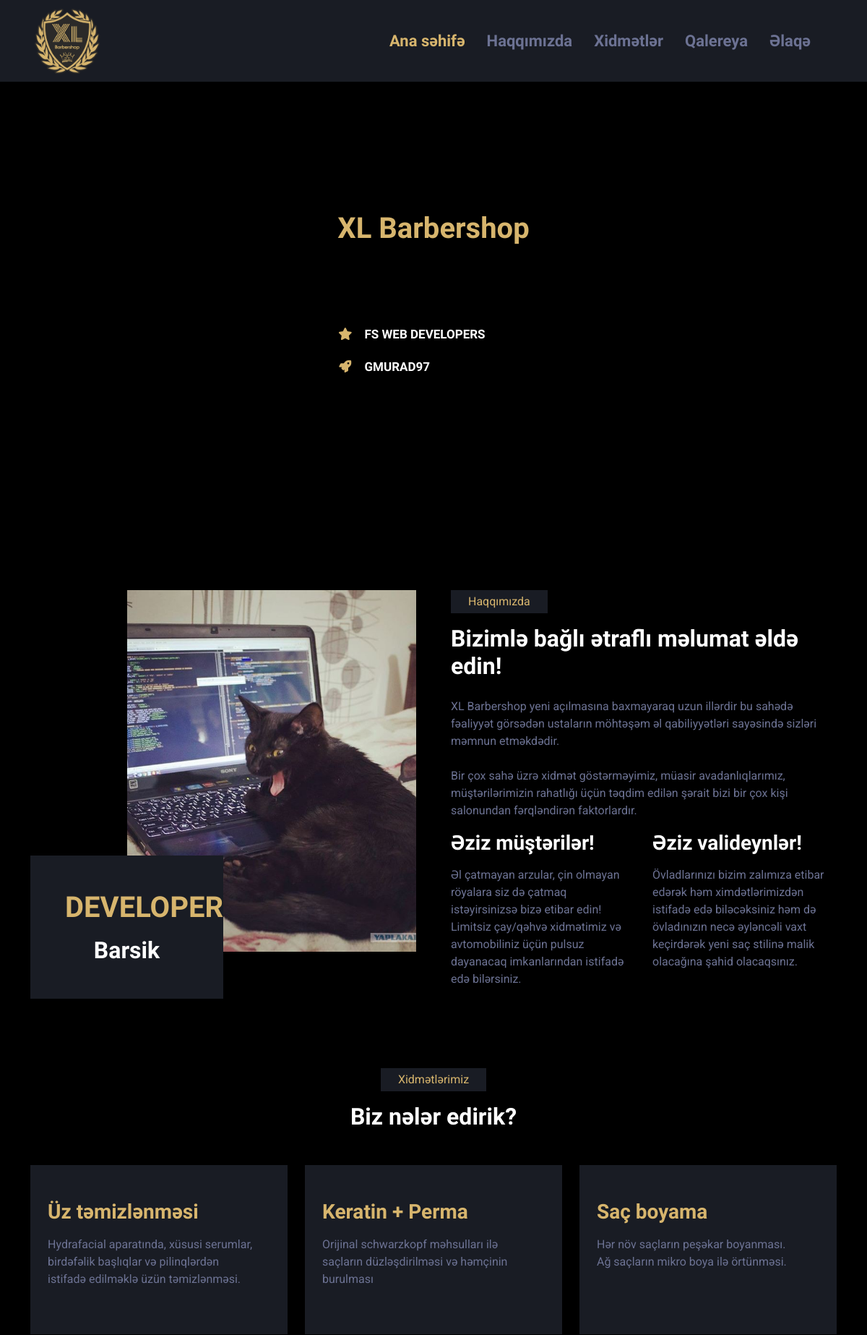
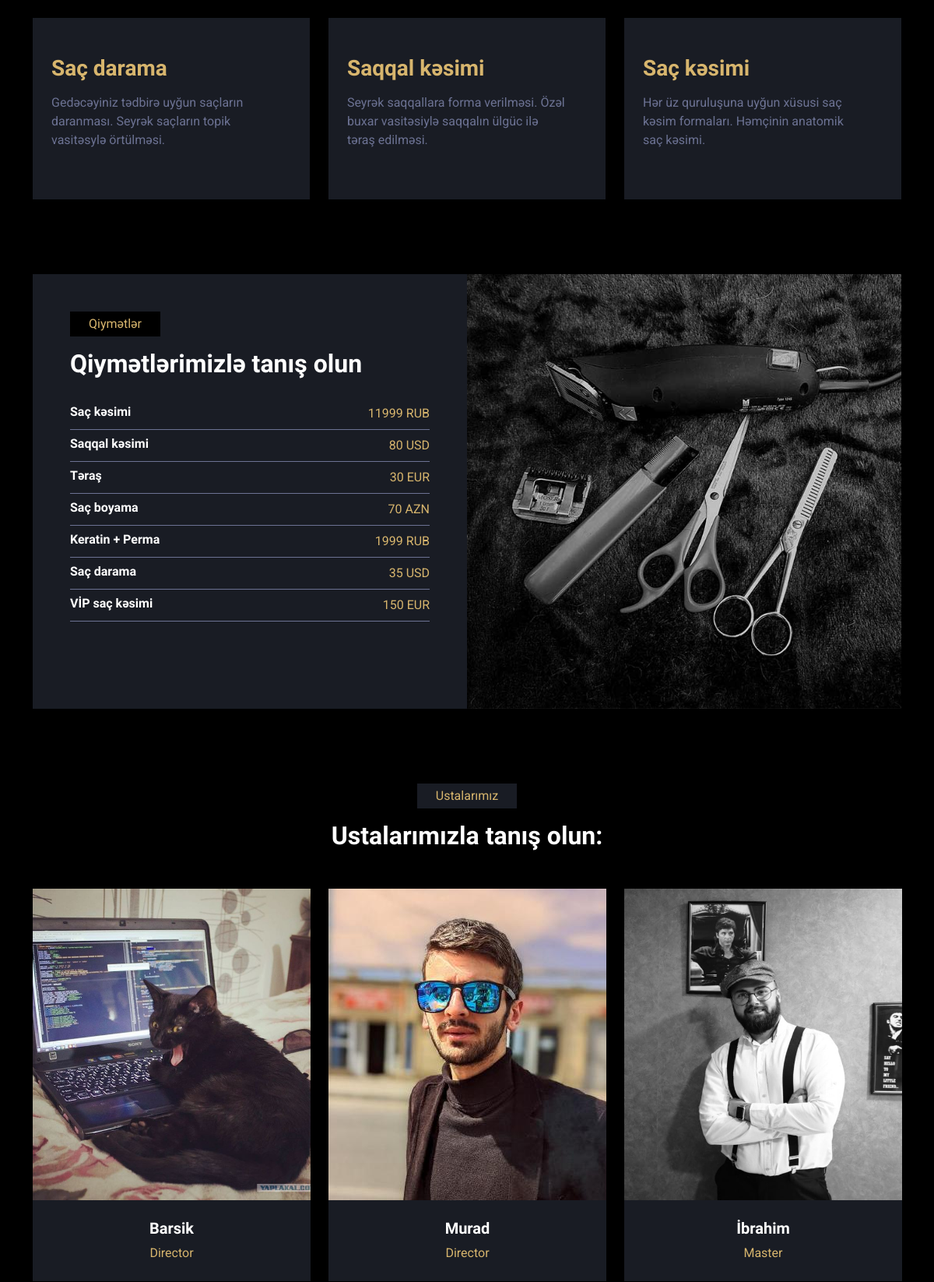
The page / (upper part) on the database its author committed (2 pictures, top to bottom).
### tables this page shows
CREATE TABLE `logo` (
  `l_id` int(11) NOT NULL,
  `logo_img` varchar(255) NOT NULL
);

CREATE TABLE `header_lending` (
  `hl_id` int(11) NOT NULL,
  `hl_video` varchar(255) NOT NULL,
  `hl_base_h1_text` varchar(255) NOT NULL,
  `hl_first_select_icon` varchar(255) NOT NULL,
  `hl_first_p_text` varchar(255) NOT NULL,
  `hl_second_select_icon` varchar(255) NOT NULL,
  `hl_second_p_text` varchar(255) NOT NULL
);

CREATE TABLE `about_us` (
  `au_id` int(11) NOT NULL,
  `au_img` varchar(255) NOT NULL,
  `au_img_first_text` varchar(255) NOT NULL,
  `au_img_second_text` varchar(255) NOT NULL,
  `au_desc_base_h1_text` varchar(255) NOT NULL,
  `au_desc_base_p_text` longtext NOT NULL,
  `au_desc_left_h1_text` varchar(255) NOT NULL,
  `au_desc_left_p_text` longtext NOT NULL,
  `au_desc_right_h1_text` varchar(255) NOT NULL,
  `au_desc_right_p_text` longtext NOT NULL
);

CREATE TABLE `services` (
  `s_id` int(11) NOT NULL,
  `s_h1_text` varchar(255) NOT NULL,
  `s_p_text` varchar(255) NOT NULL
);

CREATE TABLE `price` (
  `p_id` int(11) NOT NULL,
  `p_base_h1_text` varchar(255) NOT NULL,
  `p_arr_text` varchar(255) NOT NULL,
  `p_arr_value` varchar(255) NOT NULL,
  `p_arr_currency` varchar(255) NOT NULL,
  `p_img` varchar(255) NOT NULL
);

CREATE TABLE `team` (
  `t_uid` int(11) NOT NULL,
  `t_firstname` varchar(255) DEFAULT NULL,
  `t_lastname` varchar(255) DEFAULT NULL,
  `t_description` longtext DEFAULT NULL,
  `t_experience` varchar(255) DEFAULT NULL,
  `t_email` varchar(255) DEFAULT NULL,
  `t_mobile` varchar(255) DEFAULT NULL,
  `t_position` varchar(255) DEFAULT NULL,
  `t_whatsapp` varchar(255) DEFAULT NULL,
  `t_facebook` varchar(255) DEFAULT NULL,
  `t_instagram` varchar(255) DEFAULT NULL,
  `t_telegram` varchar(255) DEFAULT NULL,
  `t_youtube` varchar(255) DEFAULT NULL,
  `t_status` varchar(255) DEFAULT NULL,
  `t_img` varchar(255) DEFAULT NULL,
  `t_created_date` varchar(255) NOT NULL
);

### application/controllers/UserController.php (called while the page is built, shortened)
<?php
class UserController extends CI_Controller
{
    public function __construct()
    {
        $this->load->model("UserModel");
    }
    public function xlb_user_index()
    {
        $data["team_get_db"]            = $this->UserModel->team_get_db();
        $data["about_us_get_db"]        = $this->UserModel->about_us_get_db();
        $data["services_get_db"]        = $this->UserModel->services_get_db();
        $data["logo_get_db"]            = $this->UserModel->logo_get_db();
        $data["header_lending_get_db"]  = $this->UserModel->header_lending_get_db();
        $data["price_get_db"]           = $this->UserModel->price_get_db();
        $data["working_hours_get_db"]   = $this->UserModel->working_hours_get_db();
        $data["testimonial_get_db"]     = $this->UserModel->testimonial_get_db();
        $data["footer_get_db"]          = $this->UserModel->footer_get_db();
        $this->load->view("user/Index", $data);
    }
}

### index.php (called while the page is built, shortened)
<?php
require_once BASEPATH . 'core/CodeIgniter.php';

### application/models/UserModel.php (called while the page is built, shortened)
<?php
class UserModel extends CI_Model
{
    public function team_get_db()
    {
        return $this->db->select("t_firstname,t_position,
                        t_email,t_mobile,
                        t_whatsapp,t_instagram,
                        t_youtube,t_facebook,
                        t_telegram,t_img,t_status")->where("t_status", "active")->limit(6)->get("team")->result_array();
    }
    public function about_us_get_db()
    {
        return $this->db->order_by("au_id", "DESC")->limit(1)->get("about_us")->row_array();
    }
    public function services_get_db()
    {
        return $this->db->order_by("s_id", "DESC")->get("services")->result_array();
    }
    public function logo_get_db()
    {
        return $this->db->order_by("l_id", "DESC")->limit(1)->get("logo")->row_array();
    }
    public function header_lending_get_db()
    {
        return $this->db->order_by("hl_id", "DESC")->limit(1)->get("header_lending")->row_array();
    }
    public function price_get_db()
    {
        return $this->db->order_by("p_id", "DESC")->limit(1)->get("price")->row_array();
    }
}

### application/views/user/Index.php (the view, shortened to what this page needs)
<?php $this->load->view("user/includes/HeadLinks"); ?>
<?php $this->load->view("user/includes/Preloader"); ?>
<?php $this->load->view("user/includes/Navbar"); ?>
<?php if ($header_lending_get_db) { ?>
    <div class="container-fluid p-0 mb-5 wow fadeIn" data-wow-delay="0.1s">
        <div id="header-carousel" class="carousel slide" data-bs-ride="carousel">
            <div class="carousel-inner">
                <div class="carousel-item active">
                    <video autoplay muted loop id="myVideo" style="width:100%;" src="<?php echo base_url('file_manager/header_lending/') . $header_lending_get_db["hl_video"]; ?>"></video>
                    <div class="carousel-caption d-flex align-items-center justify-content-center text-start">
                        <div class="mx-sm-5 px-5" style="max-width: 900px;">
                            <h1 style="color: #D7B56D !important" class="text-center mb-3"><?php echo $header_lending_get_db["hl_base_h1_text"]; ?></h1><br><br><br><br>
                            <h3 style="font-size: 17px !important" class="text-white mb-4 animated slideInDown"><i style="color: #D7B56D !important" class="<?php echo $header_lending_get_db["hl_first_select_icon"]; ?> text-primary me-3"></i><?php echo $header_lending_get_db["hl_first_p_text"]; ?></h3>
                            <h3 style="font-size: 17px !important" class="text-white mb-4 animated slideInDown"><i style="color: #D7B56D !important" class="<?php echo $header_lending_get_db["hl_second_select_icon"]; ?> text-primary me-3"></i><?php echo $header_lending_get_db["hl_second_p_text"]; ?></h3>
                        </div>
                    </div>
                </div>
            </div>
        </div>
    </div>
<?php } ?>
<?php if ($about_us_get_db) { ?>
    <div class="container-xxl py-5">
        <div class="container">
            <div class="row g-5">
                <div class="col-lg-6 wow fadeIn" data-wow-delay="0.1s">
                    <div class="d-flex flex-column">
                        <img style="height: 500px;object-fit: cover;" class="img-fluid w-75 align-self-end" src="<?php echo base_url('file_manager/about_us/') . $about_us_get_db["au_img"]; ?>" alt="">
                        <div class="w-50 bg-secondary p-5" style="margin-top: -25%;">
                            <div style="text-align:center;">
                                <h1 style="color: #D7B56D !important;" class="text-primary mb-3"><?php echo $about_us_get_db["au_img_first_text"]; ?></h1>
                                <h2 class="mb-0"><?php echo $about_us_get_db["au_img_second_text"]; ?></h2>
                            </div>
                        </div>
                    </div>
                </div>
                <div class="col-lg-6 wow fadeIn" data-wow-delay="0.5s">
                    <p style="color: #D7B56D !important" class="d-inline-block bg-secondary text-primary py-1 px-4">Haqqımızda</p>
                    <h2 class="mb-4"><?php echo $about_us_get_db["au_desc_base_h1_text"]; ?></h2>
                    <p style="white-space: pre-wrap;"><?php echo $about_us_get_db["au_desc_base_p_text"]; ?></p>
                    <div class="row g-4">
                        <div class="col-md-6">
                            <h3 class="mb-3"><?php echo $about_us_get_db["au_desc_left_h1_text"]; ?></h3>
                            <p class="mb-0"><?php echo $about_us_get_db["au_desc_left_p_text"]; ?></p>
                        </div>
                        <div class="col-md-6">
                            <h3 class="mb-3"><?php echo $about_us_get_db["au_desc_right_h1_text"]; ?></h3>
                            <p class="mb-0"><?php echo $about_us_get_db["au_desc_right_p_text"]; ?></p>
                        </div>
                    </div>
                </div>
            </div>
        </div>
    </div>
<?php } ?>
<?php if ($services_get_db) { ?>
    <div class="container-xxl py-5">
        <div class="container">
            <div class="text-center mx-auto mb-5 wow fadeInUp" data-wow-delay="0.1s" style="max-width: 600px;">
                <p style="color: #D7B56D !important" class="d-inline-block bg-secondary text-primary py-1 px-4">Xidmətlərimiz</p>
                <h2>Biz nələr edirik?</h2>
            </div>
            <div class="row g-4">
                <?php foreach ($services_get_db as $services_get_db_item) { ?>
                    <div class="col-lg-4 col-md-6 wow fadeInUp" data-wow-delay="0.1s">
                        <div class="service-item position-relative overflow-hidden bg-secondary d-flex h-100 p-5 ps-0">
                            <div class="ps-4">
                                <h3 style="color: #D7B56D !important" class="mb-3"><?php echo $services_get_db_item["s_h1_text"]; ?></h3>
                                <p><?php echo $services_get_db_item["s_p_text"]; ?></p>
                            </div>
                        </div>
                    </div>
                <?php } ?>
            </div>
        </div>
    </div>
<?php } ?>
<?php if ($price_get_db) { ?>
    <div class="container-xxl py-5">
        <div class="container">
            <div class="row g-0">
                <div class="col-lg-6 wow fadeIn" data-wow-delay="0.1s">
                    <div class="bg-secondary h-100 d-flex flex-column justify-content-start p-5">
                        <p style="color: #D7B56D !important" class="d-inline-flex bg-dark text-primary py-1 px-4 me-auto">Qiymətlər</p>
                        <h2 class="mb-4"><?php echo $price_get_db["p_base_h1_text"]; ?></h2>
                        <div>
                            <?php
                            for ($price_index = 0; $price_index < count(explode("[price_separator_text]", $price_get_db["p_arr_text"])); $price_index++) { ?>
                                <div class="d-flex justify-content-between border-bottom py-2">
                                    <h6 class="mb-0"><?php echo explode("[price_separator_text]", $price_get_db["p_arr_text"])[$price_index]; ?></h6>
                                    <span style="color: #D7B56D !important; text-transform:uppercase;" class="text-primary"><?php echo explode("[price_separator_value]", $price_get_db["p_arr_value"])[$price_index] . " " . explode("[price_separator_currency]", $price_get_db["p_arr_currency"])[$price_index]; ?></span>
                                </div>
                            <?php } ?>
                        </div>
                    </div>
                </div>
                <div class="col-lg-6 wow fadeIn" data-wow-delay="0.5s">
                    <div class="h-100">
                        <img class="img-fluid h-100" src="<?php echo base_url('file_manager/price/') . $price_get_db["p_img"]; ?>" alt="">
                    </div>
                </div>
            </div>
        </div>
    </div>
<?php } ?>
<?php if ($team_get_db) { ?>
    <div class="container-xxl py-5">
        <div class="container">
            <div class="text-center mx-auto mb-5 wow fadeInUp" data-wow-delay="0.1s" style="max-width: 600px;">
                <p style="color: #D7B56D !important" class="d-inline-block bg-secondary text-primary py-1 px-4">Ustalarımız</p>
                <h2>Ustalarımızla tanış olun:</h2>
            </div>
            <div class="row g-4 justify-content-center">
                <?php foreach ($team_get_db as $team_get_db_key) { ?>
                    <div class="col-lg-4 col-md-6 wow fadeInUp" data-wow-delay="0.5s">
                        <div class="team-item">
                            <div class="team-img position-relative overflow-hidden">
                            </div>
                            <div class="bg-secondary text-center p-4">
                                <h5><?php echo $team_get_db_key["t_firstname"]; ?></h5>
                                <span style="color: #D7B56D !important" class="text-primary text-capitalize"><?php echo $team_get_db_key["t_position"]; ?></span>
                            </div>
                        </div>
                    </div>
                <?php } ?>
            </div>
        </div>
    </div>
<?php } ?>

### application/views/user/includes/Navbar.php (shortened to what this page needs)
<nav class="navbar navbar-expand-lg bg-secondary navbar-dark sticky-top py-lg-0 px-lg-5 wow fadeIn" data-wow-delay="0.1s">
    <?php if ($logo_get_db) { ?>
        <a href="<?php echo base_url('index'); ?>" class="navbar-brand ms-4 ms-lg-0">
            <img style="width: 90px; height: 90px !important" src="<?php echo base_url('file_manager/logo/') . $logo_get_db["logo_img"]; ?>">
        </a>
    <?php } ?>
    <div class="collapse navbar-collapse" id="navbarCollapse">
        <div class="navbar-nav ms-auto p-4 p-lg-0">
            <?php $segmentControl = $this->uri->segment(1); ?>
            <a href="<?php echo base_url('index'); ?>" class="nav-item nav-link <?php if ($segmentControl == 'index' || $segmentControl == '') { ?> active <?php } ?>">Ana səhifə</a>
            <a href="<?php echo base_url('about'); ?>" class="nav-item nav-link <?php if ($segmentControl == 'about') { ?> active <?php } ?>">Haqqımızda</a>
            <a href="<?php echo base_url('service'); ?>" class="nav-item nav-link <?php if ($segmentControl == 'service') { ?> active <?php } ?>">Xidmətlər</a>
            <a href="<?php echo base_url('gallery'); ?>" class="nav-item nav-link <?php if ($segmentControl == 'gallery') { ?> active <?php } ?>">Qalereya</a>
            <a href="<?php echo base_url('contact'); ?>" class="nav-item nav-link <?php if ($segmentControl == 'contact') { ?> active <?php } ?>">Əlaqə</a>
        </div>
    </div>
</nav>

### public/user/assets/css/style.css (style rules this page uses)
:root { --primary: #EB1616; --secondary: #191C24; --light: #6C7293; --dark: #000000; }
.navbar .navbar-nav .nav-link { margin-right: 30px; padding: 40px 0; color: var(--light); font-family: 'Oswald', sans-serif; font-size: 22px; font-weight: 600; outline: none; }
.navbar .navbar-nav .nav-link:hover, .navbar .navbar-nav .nav-link.active { color: #D7B56D !important; }
.navbar.sticky-top { top: -100px; transition: .5s; }
.carousel-caption { top: 0; left: 0; right: 0; bottom: 0; background: rgba(0, 0, 0, .77); z-index: 1; }
.team-item { width: calc(100% + 1px) !important; }
.team-item .team-img::before, .team-item .team-img::after { position: absolute; content: ""; width: 0; height: 100%; top: 0; left: 0; background: rgba(0, 0, 0, .85); transition: .5s; }
.team-item .team-img::after { left: auto; right: 0; }

### rows shown on the page
logo: logo_img (picture)
header_lending: hl_base_h1_text "XL Barbershop", hl_first_p_text "FS WEB DEVELOPERS", hl_second_p_text "GMURAD97"
about_us: au_img (picture), au_img_first_text "DEVELOPER", au_img_second_text "Barsik", au_desc_base_h1_text "Bizimlə bağlı ətraflı məlumat əldə edin!", au_desc_base_p_text "XL Barbershop yeni açılmasına baxmayaraq uzun illərdir bu sahədə fəaliyyət görsədən ustaların möhtəşəm əl qabiliyyətləri sayəsində sizləri məmnun etməkdədir. Bir çox sahə üzrə xidmət göstərməyimiz, müasir avadanlıqlarımız, müştərilərimizin rahatlığı üçün təqdim edilən şərait bizi bir çox kişi salonundan fərqləndirən faktorlardır.", au_desc_left_h1_text "Əziz müştərilər!", au_desc_left_p_text "Əl çatmayan arzular, çin olmayan röyalara siz də çatmaq istəyirsinizsə bizə etibar edin! Limitsiz çay/qəhvə xidmətimiz və avtomobiliniz üçün pulsuz dayanacaq imkanlarından istifadə edə bilərsiniz.", au_desc_right_h1_text "Əziz valideynlər!", au_desc_right_p_text "Övladlarınızı bizim zalımıza etibar edərək həm ximdətlərimizdən istifadə edə biləcəksiniz həm də övladınızın necə əyləncəli vaxt keçirdərək yeni saç stilinə malik olacağına şahid olacaqsınız."
services: s_h1_text "Üz təmizlənməsi", s_p_text "Hydrafacial aparatında, xüsusi serumlar, birdəfəlik başlıqlar və pilinqlərdən istifadə edilməklə üzün təmizlənməsi."
services: s_h1_text "Keratin + Perma", s_p_text "Orijinal schwarzkopf məhsulları ilə saçların düzləşdirilməsi və həmçinin burulması"
services: s_h1_text "Saç boyama", s_p_text "Hər növ saçların peşəkar boyanması. Ağ saçların mikro boya ilə örtünməsi."
services: s_h1_text "Saç darama", s_p_text "Gedəcəyiniz tədbirə uyğun saçların daranması. Seyrək saçların topik vasitəsylə örtülməsi."
services: s_h1_text "Saqqal kəsimi", s_p_text "Seyrək saqqallara forma verilməsi. Özəl buxar vasitəsiylə saqqalın ülgüc ilə təraş edilməsi."
services: s_h1_text "Saç kəsimi", s_p_text "Hər üz quruluşuna uyğun xüsusi saç kəsim formaları. Həmçinin anatomik saç kəsimi."
price: p_base_h1_text "Qiymətlərimizlə tanış olun", p_arr_text "Saç kəsimi", p_arr_value "11999", p_arr_currency "RUB", p_arr_text "Saqqal kəsimi", p_arr_value "80", p_arr_currency "USD", p_arr_text "Təraş", p_arr_value "30", p_arr_currency "EUR", p_arr_text "Saç boyama", p_arr_value "70", p_arr_currency "AZN", p_arr_text "Keratin + Perma", p_arr_value "1999", p_arr_text "Saç darama", p_arr_value "35", p_arr_text "VİP saç kəsimi", p_arr_value "150", p_img (picture)
team: t_firstname "Barsik", t_position "Director"
team: t_firstname "Murad", t_position "Director"
team: t_firstname "İbrahim", t_position "Master"
